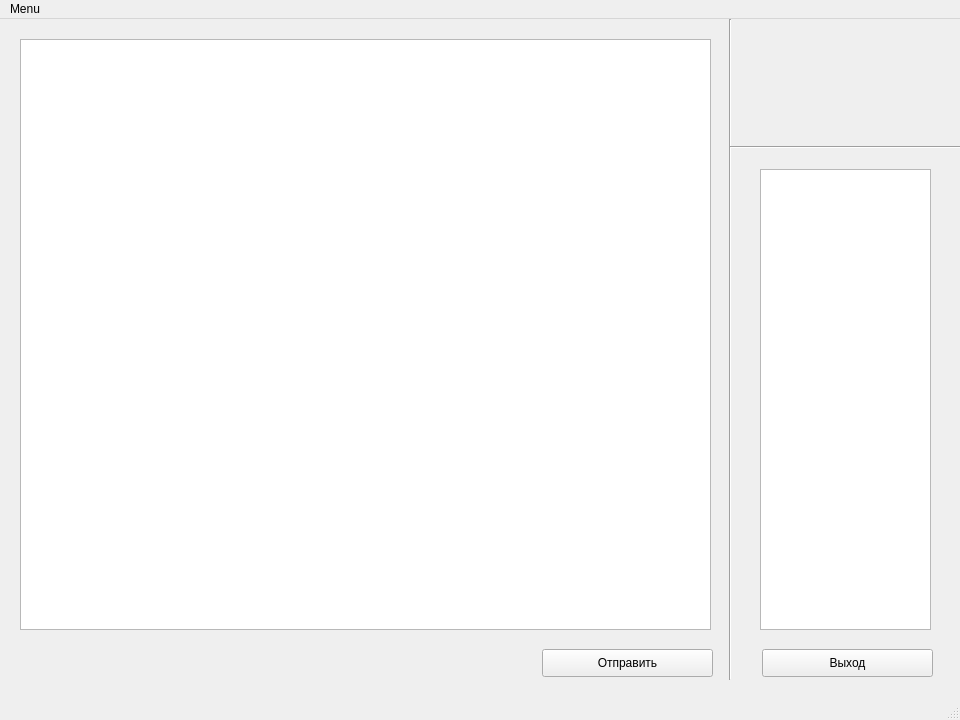
<?xml version="1.0" encoding="UTF-8"?>
<ui version="4.0">
 <class>MainWindow</class>
 <widget class="QMainWindow" name="MainWindow">
  <property name="geometry">
   <rect>
    <x>0</x>
    <y>0</y>
    <width>960</width>
    <height>720</height>
   </rect>
  </property>
  <property name="windowTitle">
   <string>MainWindow</string>
  </property>
  <widget class="QWidget" name="centralWidget">
   <widget class="Line" name="line">
    <property name="geometry">
     <rect>
      <x>720</x>
      <y>0</y>
      <width>20</width>
      <height>661</height>
     </rect>
    </property>
    <property name="orientation">
     <enum>Qt::Vertical</enum>
    </property>
   </widget>
   <widget class="QWidget" name="verticalLayoutWidget">
    <property name="geometry">
     <rect>
      <x>760</x>
      <y>20</y>
      <width>171</width>
      <height>80</height>
     </rect>
    </property>
    <layout class="QVBoxLayout" name="authOrName"/>
   </widget>
   <widget class="Line" name="line_2">
    <property name="geometry">
     <rect>
      <x>730</x>
      <y>120</y>
      <width>231</width>
      <height>16</height>
     </rect>
    </property>
    <property name="orientation">
     <enum>Qt::Horizontal</enum>
    </property>
   </widget>
   <widget class="QPushButton" name="sendButton">
    <property name="geometry">
     <rect>
      <x>542</x>
      <y>630</y>
      <width>171</width>
      <height>28</height>
     </rect>
    </property>
    <property name="text">
     <string>Отправить</string>
    </property>
   </widget>
   <widget class="QTextEdit" name="textEdit">
    <property name="geometry">
     <rect>
      <x>20</x>
      <y>20</y>
      <width>691</width>
      <height>591</height>
     </rect>
    </property>
   </widget>
   <widget class="QPushButton" name="exitButton">
    <property name="geometry">
     <rect>
      <x>762</x>
      <y>630</y>
      <width>171</width>
      <height>28</height>
     </rect>
    </property>
    <property name="text">
     <string>Выход</string>
    </property>
   </widget>
   <widget class="QListWidget" name="memberslistWidget">
    <property name="geometry">
     <rect>
      <x>760</x>
      <y>150</y>
      <width>171</width>
      <height>461</height>
     </rect>
    </property>
   </widget>
  </widget>
  <widget class="QMenuBar" name="menuBar">
   <property name="geometry">
    <rect>
     <x>0</x>
     <y>0</y>
     <width>960</width>
     <height>26</height>
    </rect>
   </property>
   <widget class="QMenu" name="menuMenu">
    <property name="title">
     <string>Menu</string>
    </property>
    <addaction name="action"/>
    <addaction name="action_2"/>
    <addaction name="action_3"/>
   </widget>
   <addaction name="menuMenu"/>
  </widget>
  <widget class="QStatusBar" name="statusBar"/>
  <action name="action">
   <property name="text">
    <string>Открыть</string>
   </property>
  </action>
  <action name="action_2">
   <property name="text">
    <string>Новый</string>
   </property>
  </action>
  <action name="action_3">
   <property name="text">
    <string>Выход</string>
   </property>
  </action>
 </widget>
 <layoutdefault spacing="6" margin="11"/>
 <resources/>
 <connections/>
</ui>
